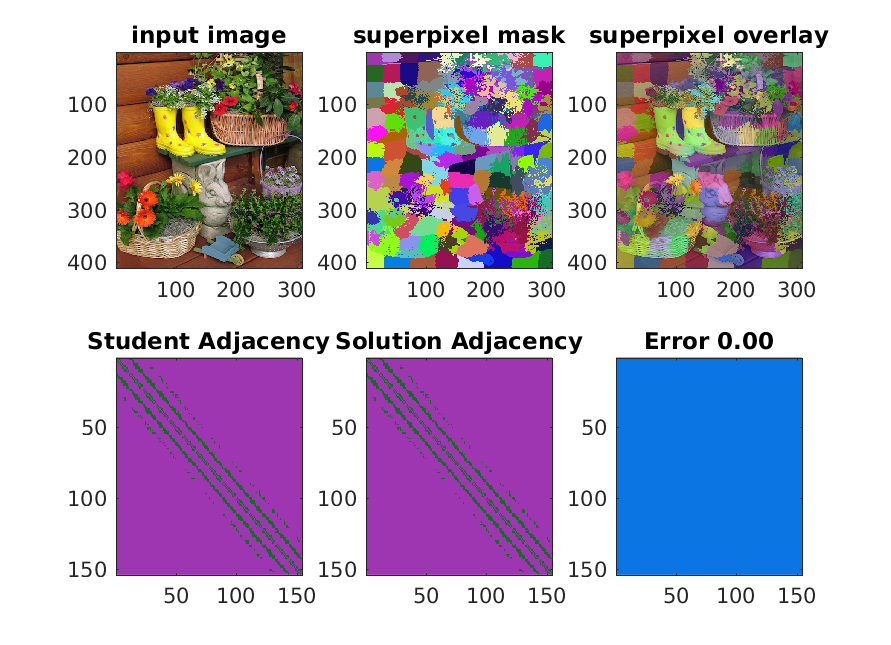
%> input picture Homework/hw5/q2_result.png, 891 x 645 px, given in place of porch1.png, which was not available
$ octave q2.m   (GNU Octave 9; MATLAB toolbox functions it lacks are replaced by stand-ins)
%> lines starting %> are read from the running program, lines starting %| are printed output that depends on the picture; pictures that were not available may be replaced by others from this repository, and a replacement may not be noted
### Homework/hw5/slic.m
function [S,Copt] = slic(image,k)

% function [S,Copt] = slic(image,numsegs)
%     EECS 442 Computer Vision;
%     Jason Corso
%
% Implementation of Achanta et al. "SLIC Superpixels Compared
%  to State-of-the-art Superpixel Methods" PAMI 2011.
% Notation is directly from this paper when possible.
%
% k is the number of segments
% S is an index image with a unique id associated with each segments
% Copt is the structure array describing the segment information
%    it is an optional output
%    See lines 34-44 of this code to understand what is represented
%    by the superpixel Copt structure


[r,c,b] = size(image);
N = r*c;
SD = floor(sqrt(N/k));

%fprintf('r=%d,c=%d,N=r*c=%d\n',r,c,N);
%fprintf('S=%d\n',S);

% convert the image to Lab space
I = RGB2Lab(image);
IL = I(:,:,1);   %[min(min(IL)) max(max(IL))]
Ia = I(:,:,2);   %[min(min(Ia)) max(max(Ia))]
Ib = I(:,:,3);   %[min(min(Ib)) max(max(Ib))]
dy = conv2(IL,fspecial('sobel'),'same');
dx = conv2(IL,fspecial('sobel')','same');

% set up how we will store the cluster centers
C = struct( 'index',{}...
           ,'l'    ,{}... % mean L in Lab
           ,'a'    ,{}... % mean a in Lab
           ,'b'    ,{}... % mean b in Lab
           ,'x'    ,{}... % mean x
           ,'y'    ,{}... % mean y
           ,'x_sub',{}... % subpixel x
           ,'y_sub',{}... % subpixel y
           ,'fv'   ,{}... % a feature vector that will get used later
          );

% initialize the seed points
i=1;
for y=floor(SD/2):SD:r
    for x=floor(SD/2):SD:c
        C(i).index = i;
        C(i).x = x;
        C(i).y = y;
        C(i).l = IL(y,x);
        C(i).a = Ia(y,x);
        C(i).b = Ib(y,x);
        i = i + 1;
    end
end
clear i x y;

% assert length(centers) = k
k = length(C);

% recenter seed points
M = dx.*dx+dy.*dy;
for i = 1:k
    minr = max(1,C(i).y-1);
    minc = max(1,C(i).x-1);
    maxr = min(r,C(i).y+1);
    maxc = min(c,C(i).x+1);
    g = M(minr:maxr,minc:maxc);

    [~,ix] = min(g(:));
    [y,x] = ind2sub([3 3],ix);
    y = C(i).y+y-2;
    x = C(i).x+x-2;
    C(i).x = x;
    C(i).y = y;
    C(i).l = IL(y,x);
    C(i).a = Ia(y,x);
    C(i).b = Ib(y,x);
end

% initialize other variables
% label l
S = ones(r,c)*-1;
% distance
d = inf(r,c);
% residual error
E = 1e20;
% m -- scalar weight on the distance function
m = 20;
m2overS2 = m*m/(SD*SD);   % m^2 / S^2

% main loop of algorithm
for iteration=1:12

    % loop over cluster centers
    for i = 1:k

        minr = max(1,C(i).y-SD);
        minc = max(1,C(i).x-SD);
        maxr = min(r,C(i).y+SD);
        maxc = min(c,C(i).x+SD);

        % this is how big di will ultimately be
        %D = zeros(maxr-minr+1,maxc-minc+1);

        li = I(minr:maxr,minc:maxc,1);
        ai = I(minr:maxr,minc:maxc,2);
        bi = I(minr:maxr,minc:maxc,3);
        [xi,yi] = meshgrid(minc:maxc,minr:maxr);

        dc2 = (li-C(i).l).*(li-C(i).l) + ...
              (ai-C(i).a).*(ai-C(i).a) + ...
              (bi-C(i).b).*(bi-C(i).b) ;

        ds2 = (xi-C(i).x).*(xi-C(i).x) + ...
              (yi-C(i).y).*(yi-C(i).y) ;
        ds2 = ds2*m2overS2;

        % D is actually squared distance from paper
        D = dc2+ds2;

        % update records of membership
        [updates_r,updates_c] = find(D < d(minr:maxr,minc:maxc));
        updates_i = sub2ind(size(D),updates_r,updates_c);

        % indices into the bigger image records
        updates_R = minr + updates_r - 1;
        updates_C = minc + updates_c - 1;
        updates_I = sub2ind([r,c],updates_R,updates_C);

        d(updates_I) = D(updates_i);
        S(updates_I) = i;

    end

    % update the clusters and compute the residual error
    err = 0;
    for i = 1:k

        pixels = find(S==i);
        [pixels_r,pixels_c] = ind2sub([r,c],pixels);

        new_y = mean(pixels_r);
        new_x = mean(pixels_c);
        new_l = mean(IL(pixels));
        new_a = mean(Ia(pixels));
        new_b = mean(Ib(pixels));

        err = err + hypot(new_y-C(i).y,new_x-C(i).x);

        C(i).x_sub = new_x;
        C(i).y_sub = new_y;
        C(i).x = min(max(1,round(new_x)),c);
        C(i).y = min(max(1,round(new_y)),r);
        C(i).l = new_l;
        C(i).a = new_a;
        C(i).b = new_b;

    end

    % check residual
    if (E-err) < 1
       break;
    else
        E = err;
    end

end


% finish
if nargout==2
    Copt = C;
end

### Homework/hw5/RGB2Lab.m
function [L,a,b] = RGB2Lab(R,G,B)
%RGB2LAB Convert an image from RGB to CIELAB
%
% function [L, a, b] = RGB2Lab(R, G, B)
% function [L, a, b] = RGB2Lab(I)
% function I = RGB2Lab(...)
%
% RGB2Lab takes red, green, and blue matrices, or a single M x N x 3 image,
% and returns an image in the CIELAB color space.  RGB values can be
% either between 0 and 1 or between 0 and 255.  Values for L are in the
% range [0,100] while a and b are roughly in the range [-110,110].  The
% output is of type double.
%
% This transform is based on ITU-R Recommendation BT.709 using the D65
% white point reference. The error in transforming RGB -> Lab -> RGB is
% approximately 10^-5.
%
% See also LAB2RGB.

% By Mark Ruzon from C code by Yossi Rubner, 23 September 1997.
% Updated for MATLAB 5 28 January 1998.
% Updated for MATLAB 7 30 March 2009.

if nargin == 1
  B = double(R(:,:,3));
  G = double(R(:,:,2));
  R = double(R(:,:,1));
end

if max(max(R)) > 1.0 || max(max(G)) > 1.0 || max(max(B)) > 1.0
  R = double(R) / 255;
  G = double(G) / 255;
  B = double(B) / 255;
end


% Set a threshold
T = 0.008856;

[M, N] = size(R);
s = M * N;
RGB = [reshape(R,1,s); reshape(G,1,s); reshape(B,1,s)];

% RGB to XYZ
MAT = [0.412453 0.357580 0.180423;
       0.212671 0.715160 0.072169;
       0.019334 0.119193 0.950227];
XYZ = MAT * RGB;

% Normalize for D65 white point
X = XYZ(1,:) / 0.950456;
Y = XYZ(2,:);
Z = XYZ(3,:) / 1.088754;

XT = X > T;
YT = Y > T;
ZT = Z > T;

Y3 = Y.^(1/3);

fX = XT .* X.^(1/3) + (~XT) .* (7.787 .* X + 16/116);
fY = YT .* Y3 + (~YT) .* (7.787 .* Y + 16/116);
fZ = ZT .* Z.^(1/3) + (~ZT) .* (7.787 .* Z + 16/116);

L = reshape(YT .* (116 * Y3 - 16.0) + (~YT) .* (903.3 * Y), M, N);
a = reshape(500 * (fX - fY), M, N);
b = reshape(200 * (fY - fZ), M, N);

if nargout < 2
  L = cat(3,L,a,b);
end

### Homework/hw5/segNeighbors.m
function Bmap = segNeighbors(svMap)

%%% function Bmap = segNeighbors(svMap)
%  EECS 442 Computer Vision
%
%  Implement the code to compute the adjacency matrix for the superpixel graph
%  captured by svMap
%
%  INPUT:  svMap is an integer image with the value of each pixel being
%           the id of the superpixel with which it is associated
%  OUTPUT: Bmap is a binary adjacency matrix NxN (N being the number of superpixels
%           in svMap).  Bmap has a 1 in cell i,j if superpixel i and j are neighbors.
%           Otherwise, it has a 0.  Superpixels are neighbors if any of their
%           pixels are neighbors.

segmentList = unique(svMap);
segmentNum = length(segmentList);

%%%% IMPLEMENT the calculation of the adjacency

Bmap=zeros(segmentNum,segmentNum);

[row,col]=find(diff(svMap)~=0);
% assert(max(row)<size(svMap,1));
for i=1:length(row)
    Bmap(svMap(row(i),col(i)),svMap(row(i)+1,col(i)))=1;
end
[row,col]=find(diff(svMap,1,2)~=0);
% assert(max(col)<size(svMap,2));
for i=1:length(row)
    Bmap(svMap(row(i),col(i)),svMap(row(i),col(i)+1))=1;
end
[row,col]=find(svMap(1:size(svMap,1)-1,1:size(svMap,2)-1)...
    -svMap(2:size(svMap,1),2:size(svMap,2))~=0);
for i=1:length(row)
    Bmap(svMap(row(i),col(i)),svMap(row(i)+1,col(i)+1))=1;
end
[row,col]=find(svMap(1:size(svMap,1)-1,2:size(svMap,2))...
    -svMap(2:size(svMap,1),1:size(svMap,2)-1)~=0);
for i=1:length(row)
    Bmap(svMap(row(i)+1,col(i)),svMap(row(i),col(i)+1))=1;
end
Bmap=(Bmap+Bmap')>0;

### Homework/hw5/q2.m
% Q2 example on an image

%% load the image
im = double(imread('porch1.png'))/255;

% [11 lines of commented-out code are left out]


%% first compute the superpixels on the image we loaded
[S,C] = slic(im,144);
%> in RGB2Lab, `XT = X > T;`: XT = 574695 logical values, 568301 true
%> in RGB2Lab, `YT = Y > T;`: YT = 574695 logical values, 568285 true
%> in RGB2Lab, `ZT = Z > T;`: ZT = 574695 logical values, 567995 true
%> in slic, `dx = conv2(IL,fspecial('sobel')','same');`:
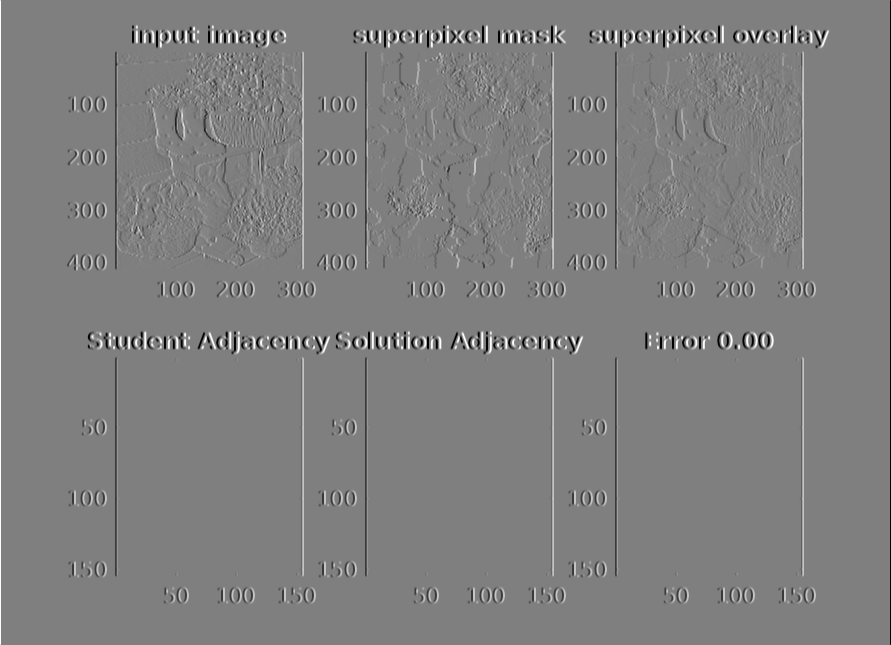
%> dx: size 645x891 double; min -400, max 400, mean 0; mean of the top-left, top-right, bottom-left and bottom-right quarters 0.6, -0.6, 0.5, -0.5; drawn with min black and max white
%> after the loop in slic, `for y=floor(SD/2):SD:r`: C = 140 items; first 5, index, l, a, b and x: 1 100 0 0 31, 2 100 0 0 94, 3 99.39 0 0 157, 4 68.91 0 0 220, 5 97.84 0 0 283; i = 141
%> in slic, `k = length(C);`: k = 140
%> the loop in slic, `for i = 1:k` made 140 passes
%> (minr, minc, maxr, maxc, g, ix, y, x) on passes 1, 2, 6, 9, 12, 14, 15: (30, 30, 32, 32, [0 0 0; 0 0 0; 0 0 0], 1, 30, 30), (30, 93, 32, 95, [0 0 0; 0 0 0; 0 0 0], 1, 30, 93), (30, 345, 32, 347, [0 0 0; 0 0 0; 0 0 0], 1, 30, 345), (30, 534, 32, 536, [9.36 0 0; 13789.8 259.6 0; 113220 13789.8 9.36], 4, 30, 535), (30, 723, 32, 725, [160000 104995 0; 160000 104995 0; 160000 104995 0], 7, 30, 725), (30, 849, 32, 851, [0 0 0; 0 0 0; 0 0 0], 1, 30, 849), (93, 30, 95, 32, [0 0 0; 0 0 0; 0 0 0], 1, 93, 30)
%> (minr, minc, maxr, maxc, ix, y, x) on passes 3, 4, 5, 7, 8, 10: (30, 156, 32, 158, 1, 30, 156), (30, 219, 32, 221, 7, 30, 221), (30, 282, 32, 284, 7, 30, 284), (30, 408, 32, 410, 3, 32, 408), (30, 471, 32, 473, 9, 32, 473), (30, 597, 32, 599, 3, 32, 597)
%> after the loop in slic, `for i = 1:k`: C = 140 items; first 5, index, l, a, b and x: 1 100 0 0 30, 2 100 0 0 93, 3 100 0 0 156, 4 100 0 0 221, 5 100 0 0 284
%> the loop in slic, `for iteration=1:12` made 8 passes
%> E on passes 1 to 7: 1447.6, 576.7, 254.8, 115.3, 81.62, 71.03, 57.96
%> after the loop in slic, `for iteration=1:12`:
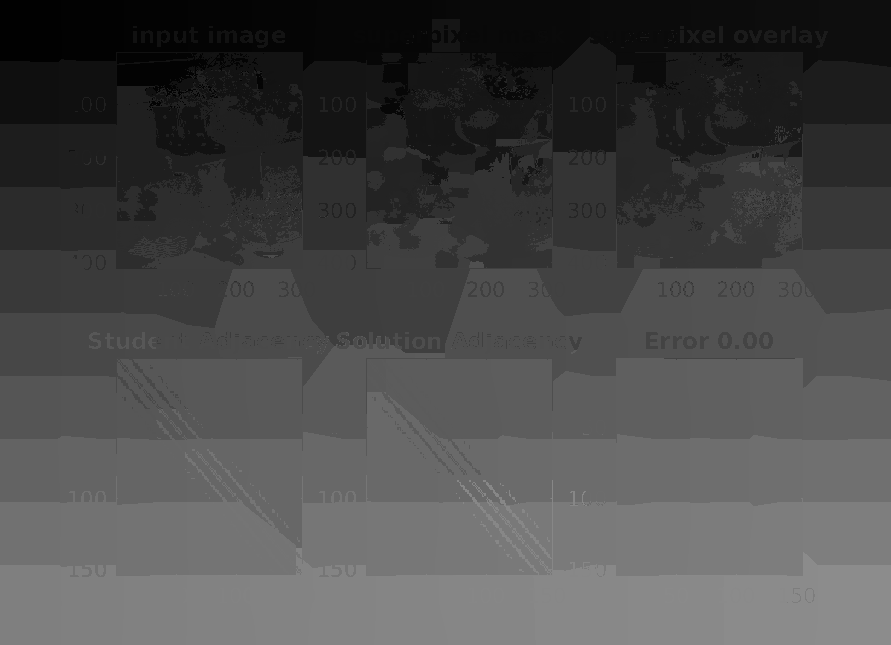
%> S: size 645x891 double; min 1, max 140, mean 72.9
%> after the loop in slic, `for iteration=1:12`:
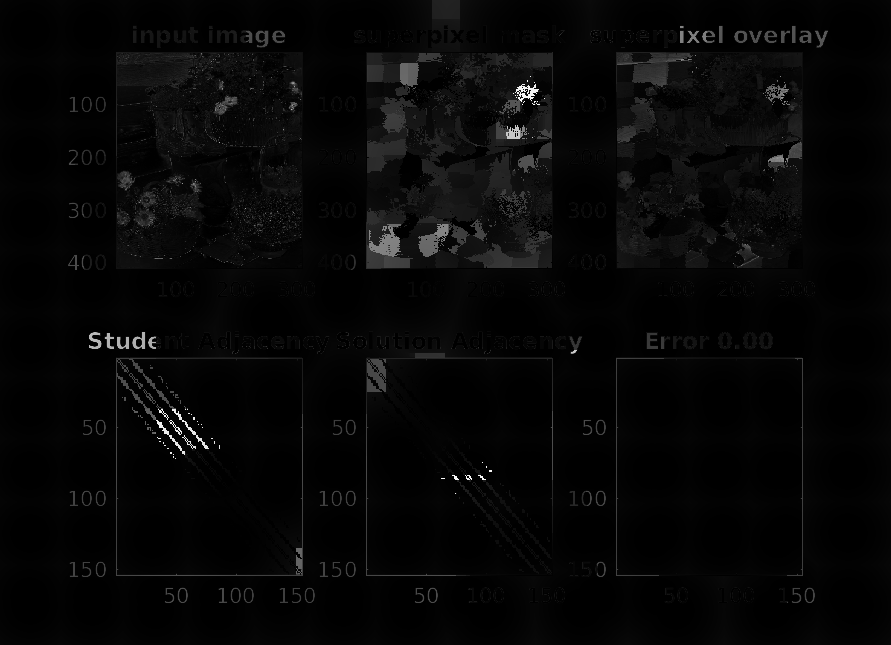
%> d: size 645x891 double; min 0, max 9483.7, mean 260; drawn with min black and max white
%> after the loop in slic, `for iteration=1:12`: C = 140 items; first 5, index, l, a, b and x: 1 100 0 0 31, 2 100 0 0 93, 3 83.74 6.17 12.15 157, 4 97.59 -0.398 1.65 222, 5 99.73 0.0271 0.0495 287
%> in slic, `Copt = C;`: Copt has the same summary as C
cmap = rand(max(S(:)),3);
mainfig = figure;
subplot(2,3,1); imagesc(im); title('input image')
subplot(2,3,2); imagesc(S);  title('superpixel mask');
colormap(cmap);

lambda=0.5;
subplot(2,3,3); imagesc(ind2rgb(S,cmap)*lambda+im*(1-lambda));  title('superpixel overlay');
%> after `title('superpixel overlay')`:
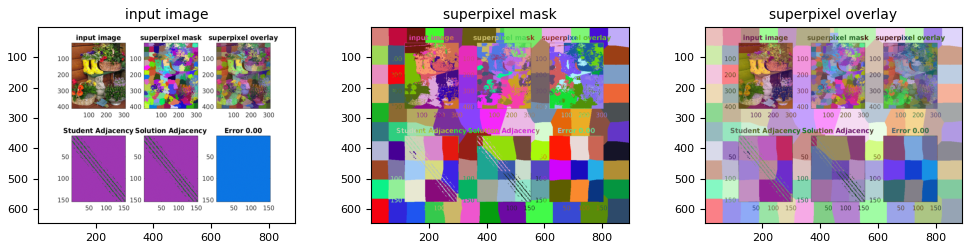
%> figure redrawn from the program's plot data, 3 panels

%% compute histograms on a superpixel, plot and compare

A_student = segNeighbors(S);
%> in segNeighbors, `segmentList = unique(svMap);`: segmentList = 140 values from 1 to 140
%> in segNeighbors, `segmentNum = length(segmentList);`: segmentNum = 140
%> in segNeighbors, `Bmap=zeros(segmentNum,segmentNum);`: Bmap: size 140x140 double; every value is 0
%> in segNeighbors, `[row,col]=find(diff(svMap)~=0);`: row = 39059 values from 4 to 640; col = 39059 values from 1 to 891
%> after the loop in segNeighbors, `for i=1:length(row)`:
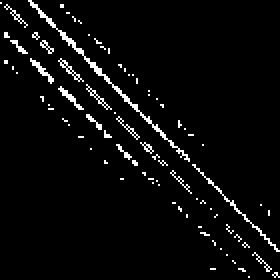
%> Bmap: size 140x140 double (shown 2 times larger); values 0 (black) and 1 (white), 4.1% white in thin lines or dots
%> in segNeighbors, `[row,col]=find(diff(svMap,1,2)~=0);`: row = 39729 values from 1 to 645; col = 39729 values from 30 to 887
%> after the loop in segNeighbors, `for i=1:length(row)`:
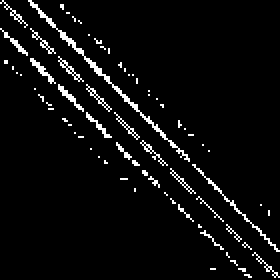
%> Bmap: size 140x140 double (shown 2 times larger); values 0 (black) and 1 (white), 4.8% white in thin lines or dots
%> in segNeighbors, `[row,col]=find(svMap(1:size(svMap,1)-1,1:size(svMap,2)-1) -svMap(2:siz..`: row = 54680 values from 1 to 644; col = 54680 values from 1 to 890
%> in segNeighbors, `[row,col]=find(svMap(1:size(svMap,1)-1,2:size(svMap,2)) -svMap(2:size(..`: row = 56709 values from 1 to 644; col = 56709 values from 1 to 890
%> after the loop in segNeighbors, `for i=1:length(row)`: Bmap: size 140x140 double; values 0 (black) and 1 (white), 5.1% white in thin lines or dots
%> in segNeighbors, `Bmap=(Bmap+Bmap')>0;`:
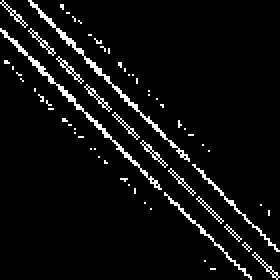
%> Bmap: size 140x140 logical (shown 2 times larger); 5.5% white in thin lines or dots
%> (the run ends here)
